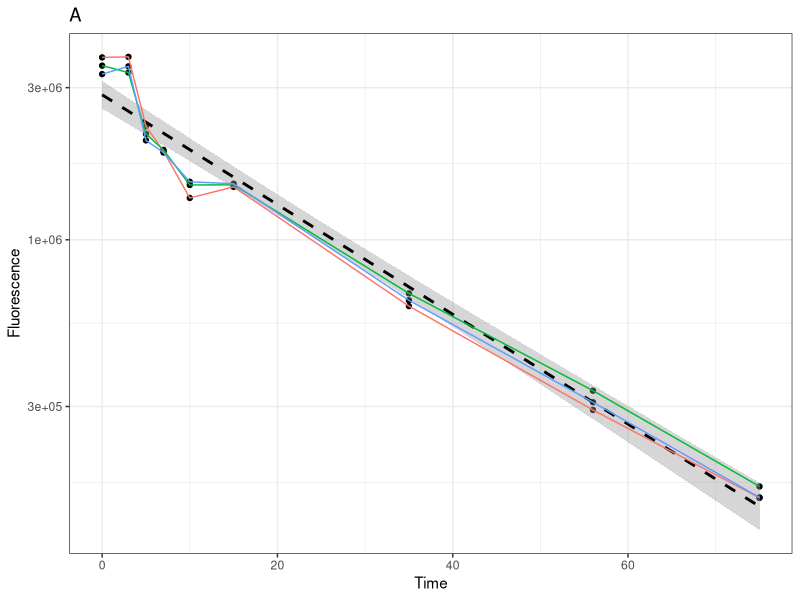
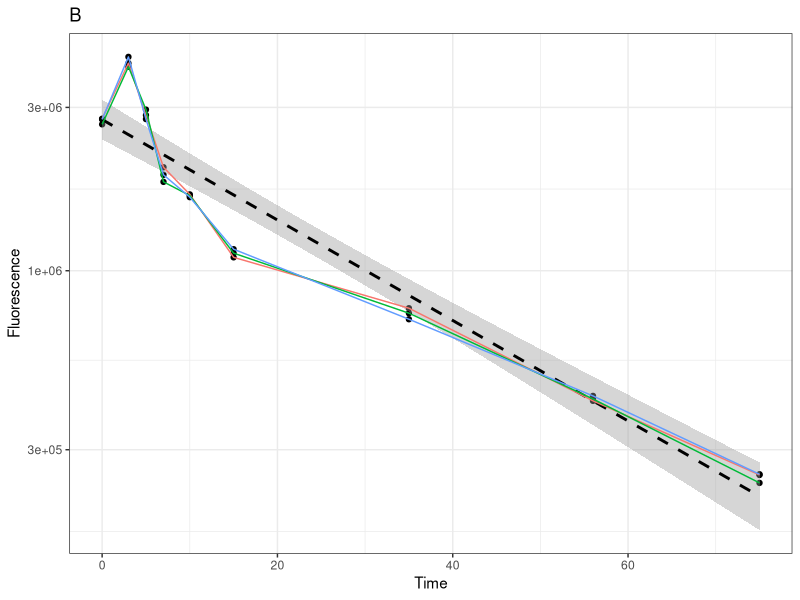
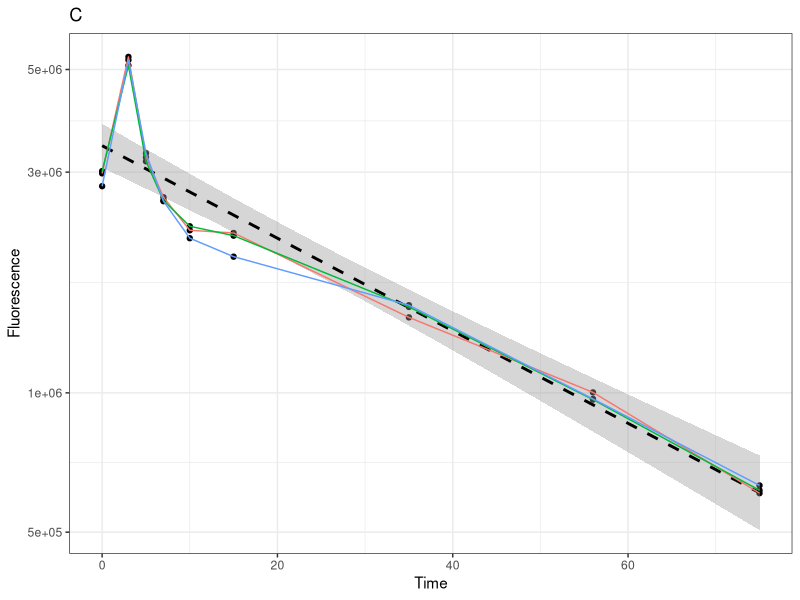
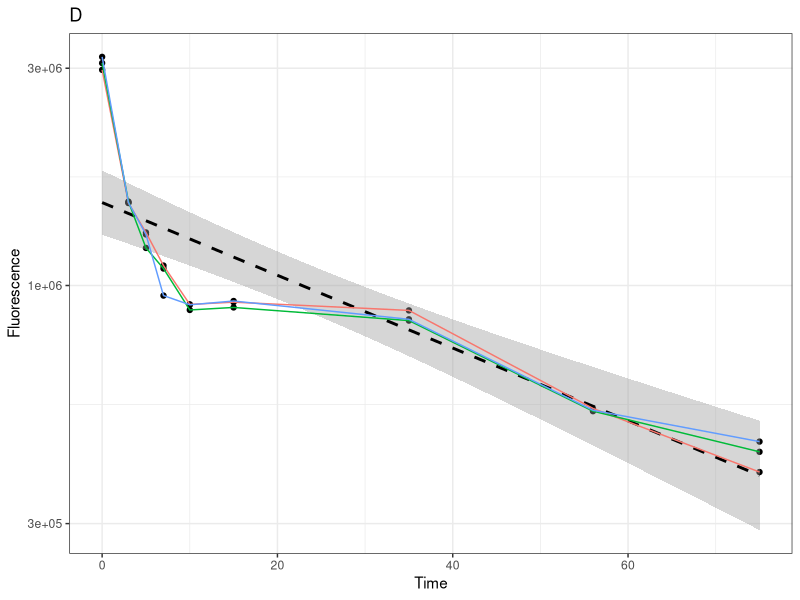
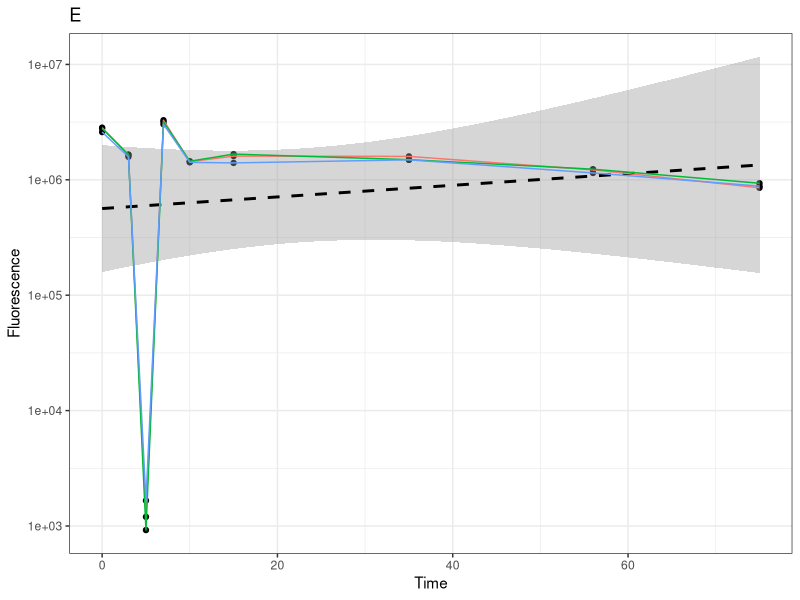
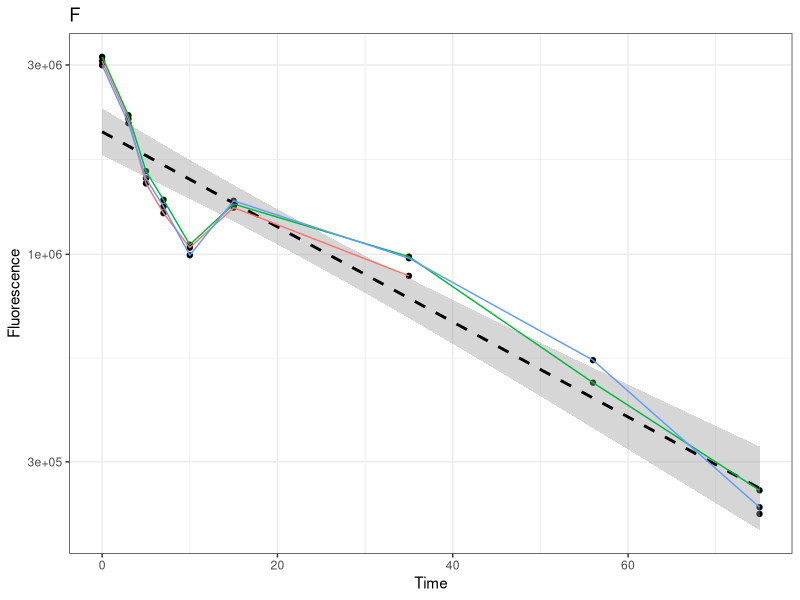
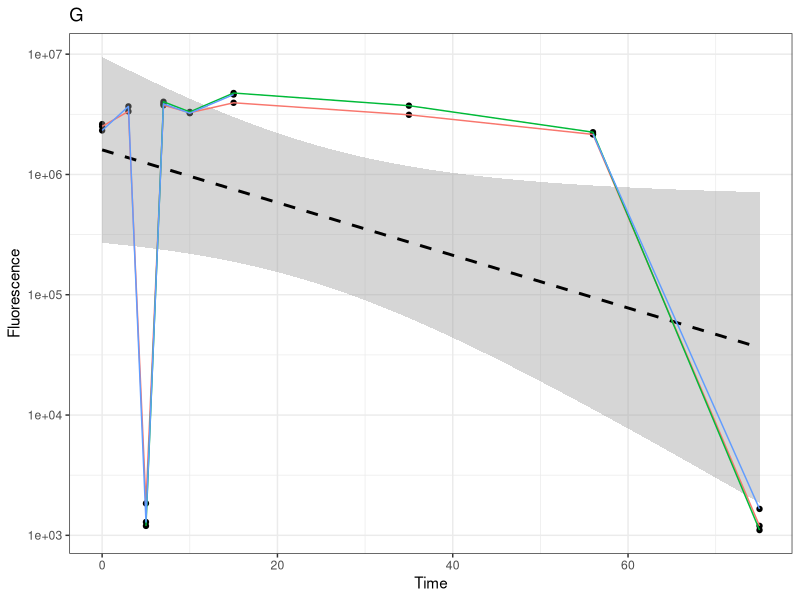
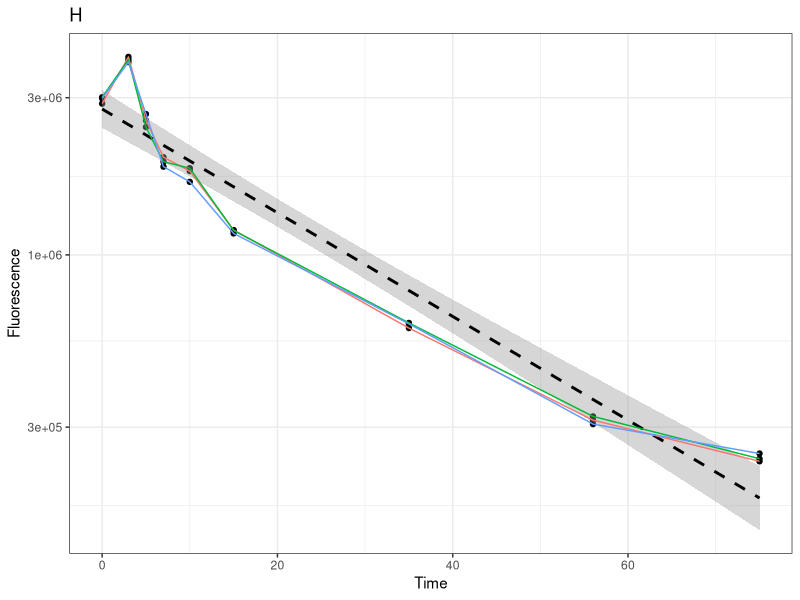

Write the R code that produced these figures, in order.
library(ggplot2)

dt <- read.csv("GFR.csv", as.is=TRUE)

animals <- unique(dt$Animal)
frange <- range(c(dt$M1, dt$M2, dt$M3), na.rm=TRUE)

pdf("plot_GFR.pdf")
for (a in animals) {
  tmp <- subset(dt, Animal == a)
  tmp2 <- data.frame(Time = rep(tmp$Time,3),
                     Line = rep(c("a","b","c"), each=nrow(tmp)),
                     Fluorescence = c(tmp$M1, tmp$M2, tmp$M3))
  
  p <- qplot(y=Fluorescence, x=Time, data=tmp2) +
    geom_smooth(method = "lm", color=I("black"), linetype=I(2))  +
    geom_line(aes(group=Line, color=Line)) +
    scale_y_log10() + 
    ggtitle(a) + 
    theme_bw()+ theme(legend.position="none") 
  print(p)
}
dev.off()
